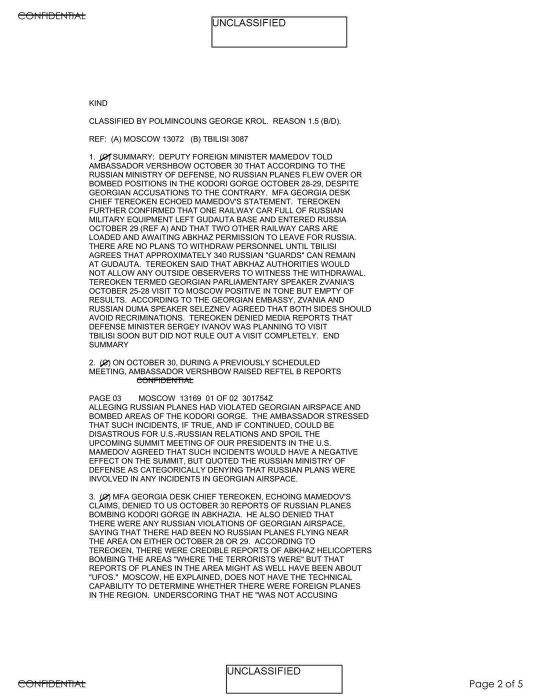
#> input picture extracted_images/059uap00011_p085.jpg, 1081 x 1400 px (shown at 1/2 size); its folder holds 4 pictures in this run
$ python shrink_images.py
#> lines starting #> are read from the running program, lines starting #| are printed output that depends on the picture
#!/usr/bin/env python3
"""Shrink dist/extracted_images/ to a reasonable hosting size by clamping
max dimension and using mozjpeg-friendly q70."""
import os, glob
from PIL import Image, ImageOps

MAX_W = 900
QUALITY = 75
ROOT = '/home/ubuntu/repos/ufo-archive/dist/extracted_images'

before = sum(os.path.getsize(p) for p in glob.glob(os.path.join(ROOT, '*.jpg')))
n = 0
for p in glob.glob(os.path.join(ROOT, '*.jpg')):
    try:
        with Image.open(p) as im:
#> im is the input picture: PIL image 1081x1400 RGB; min 0, max 255, mean 238.6
            im = ImageOps.exif_transpose(im).convert('RGB')
            w, h = im.size
#> w = 1081; h = 1400
            if w > MAX_W:
                nh = int(h * MAX_W / w)
#> nh = 1165
                im = im.resize((MAX_W, nh), Image.LANCZOS)
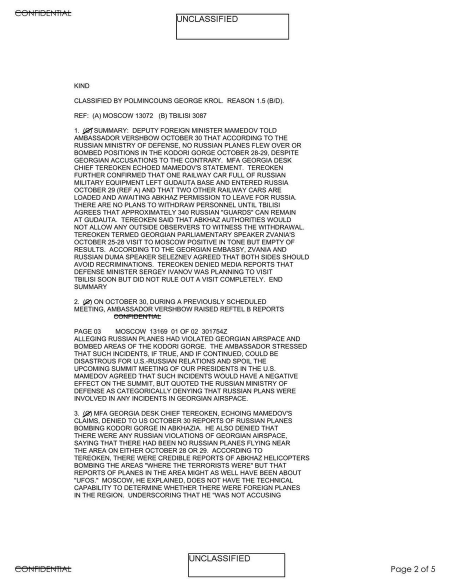
#> im: PIL image 900x1165 RGB (shown at 1/2 size); min 0, max 255, mean 238.2
            im.save(p, 'JPEG', quality=QUALITY, optimize=True, progressive=True)
        n += 1
    except Exception as e:
        print(f"  fail {p}: {e}")
#> pass 2 of the loop `for p in glob.glob(os.path.join(ROOT, '*.jpg')):`:
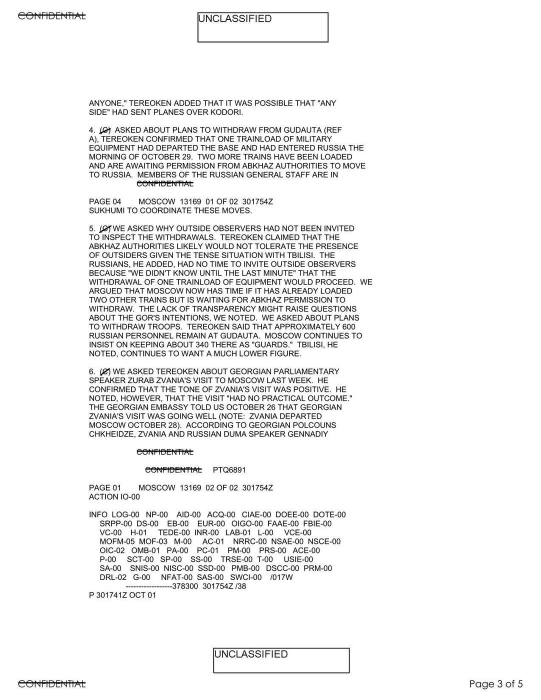
#> input picture extracted_images/059uap00011_p086.jpg, 1081 x 1400 px (shown at 1/2 size)
#> im is the input picture: PIL image 1081x1400 RGB; min 0, max 255, mean 240.9
#> `im = im.resize((MAX_W, nh), Image.LANCZOS)`:
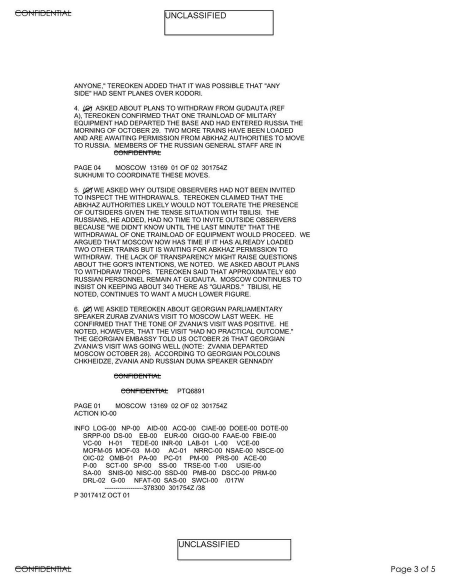
#> im: PIL image 900x1165 RGB (shown at 1/2 size); min 0, max 255, mean 240.5
#> pass 3 of the loop `for p in glob.glob(os.path.join(ROOT, '*.jpg')):`:
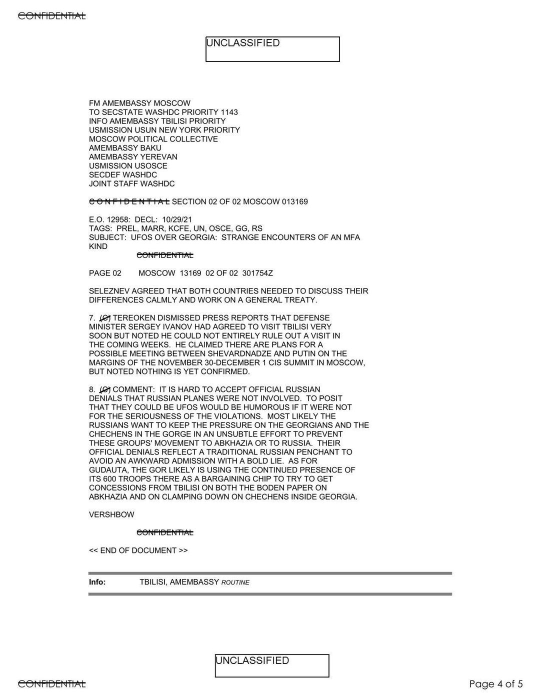
#> input picture extracted_images/059uap00011_p087.jpg, 1081 x 1400 px (shown at 1/2 size)
#> im is the input picture: PIL image 1081x1400 RGB; min 0, max 255, mean 243.2
#> `im = im.resize((MAX_W, nh), Image.LANCZOS)`:
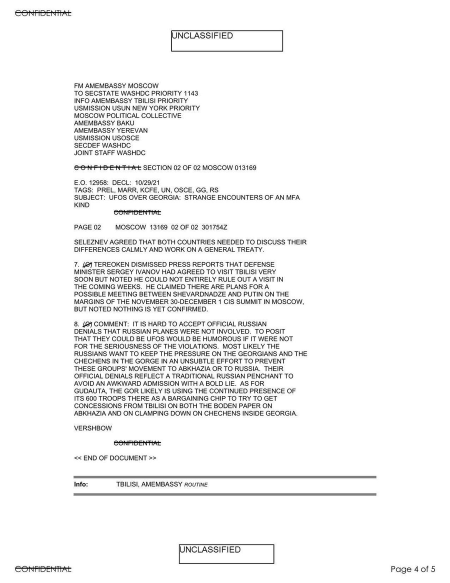
#> im: PIL image 900x1165 RGB (shown at 1/2 size); min 0, max 255, mean 242.9
#> the loop made 4 passes; the first 3 are shown
after = sum(os.path.getsize(p) for p in glob.glob(os.path.join(ROOT, '*.jpg')))
print(f"shrunk {n} files: {before/1024/1024:.0f} MB -> {after/1024/1024:.0f} MB")
